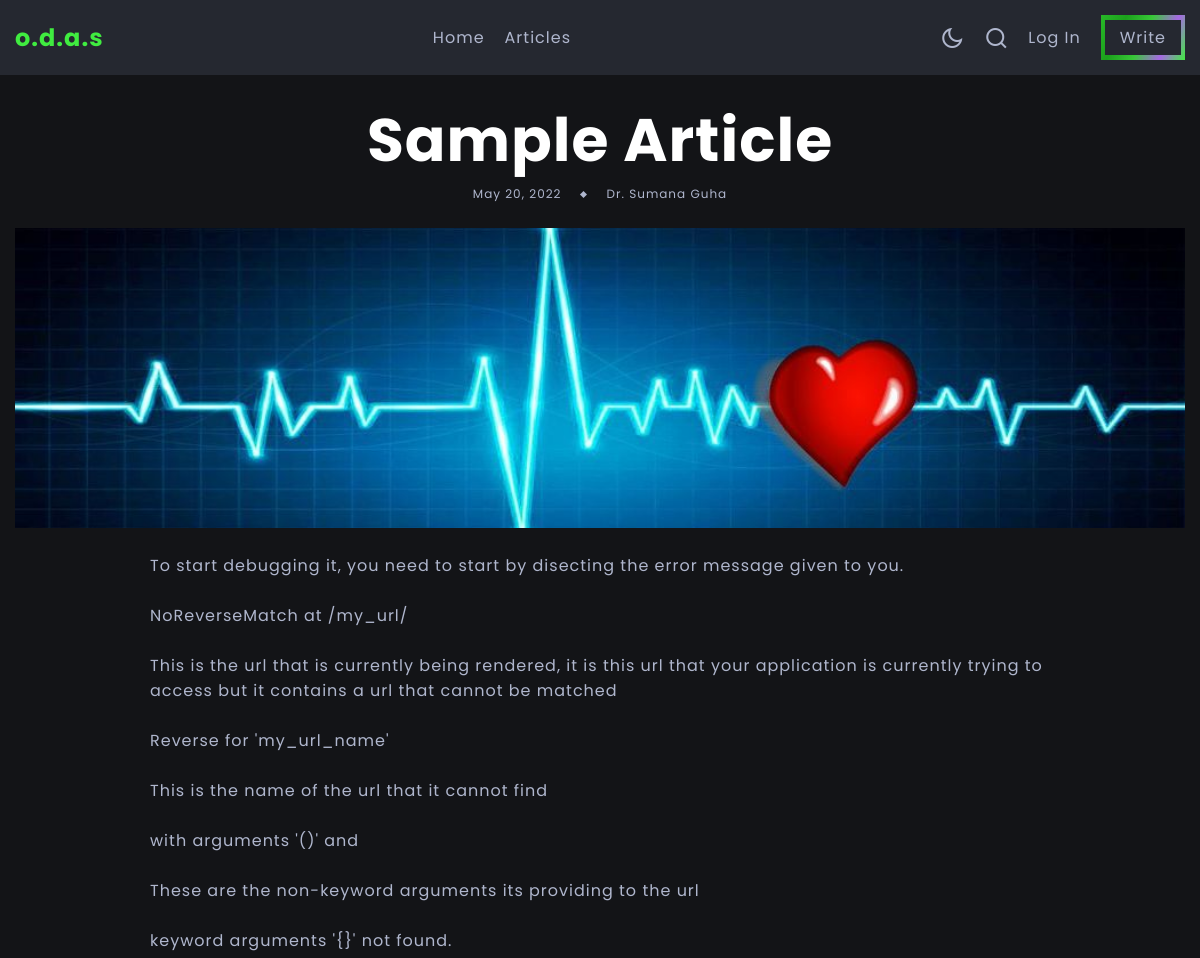
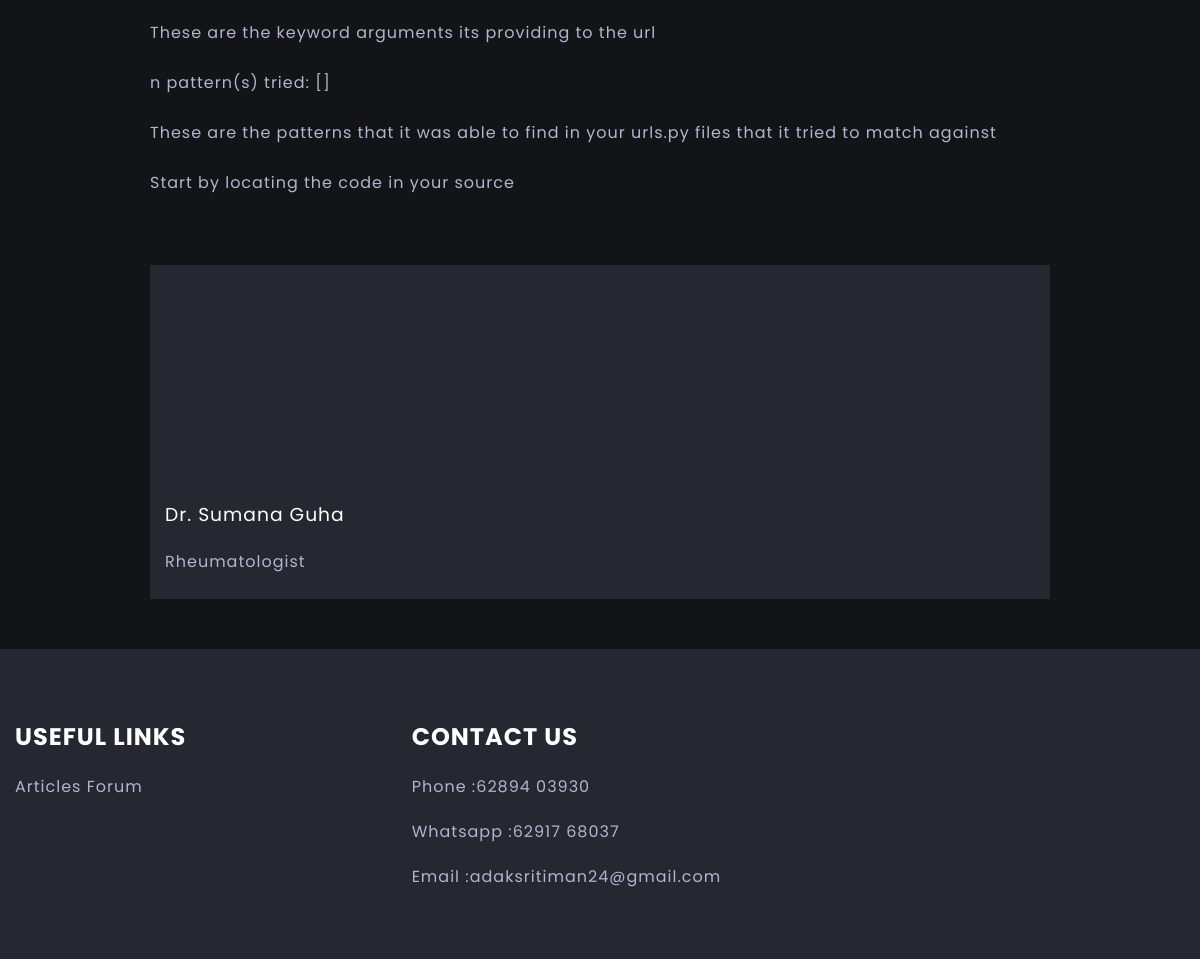
/articles/read/1, run on an earlier commit of the app's database (2 pictures, top to bottom).
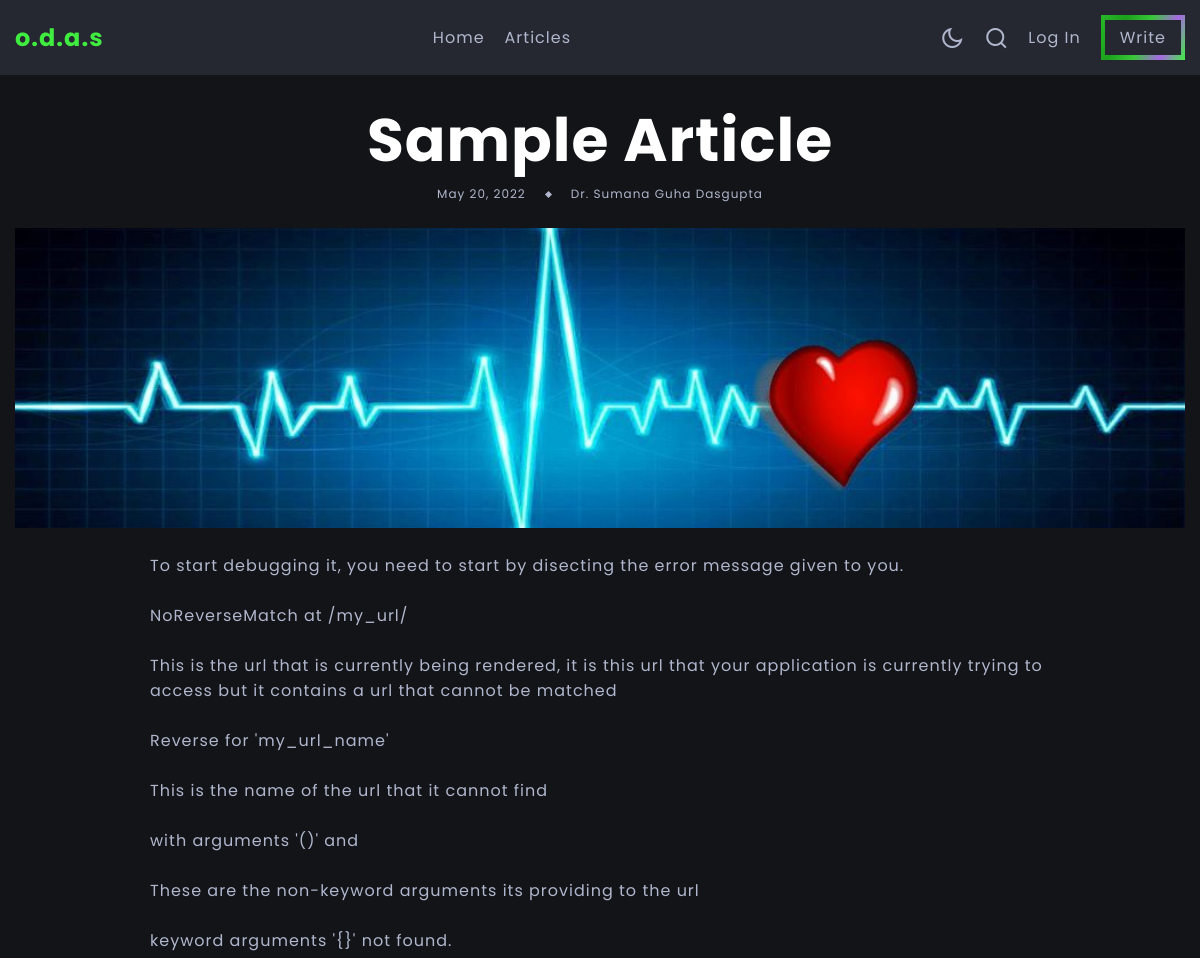
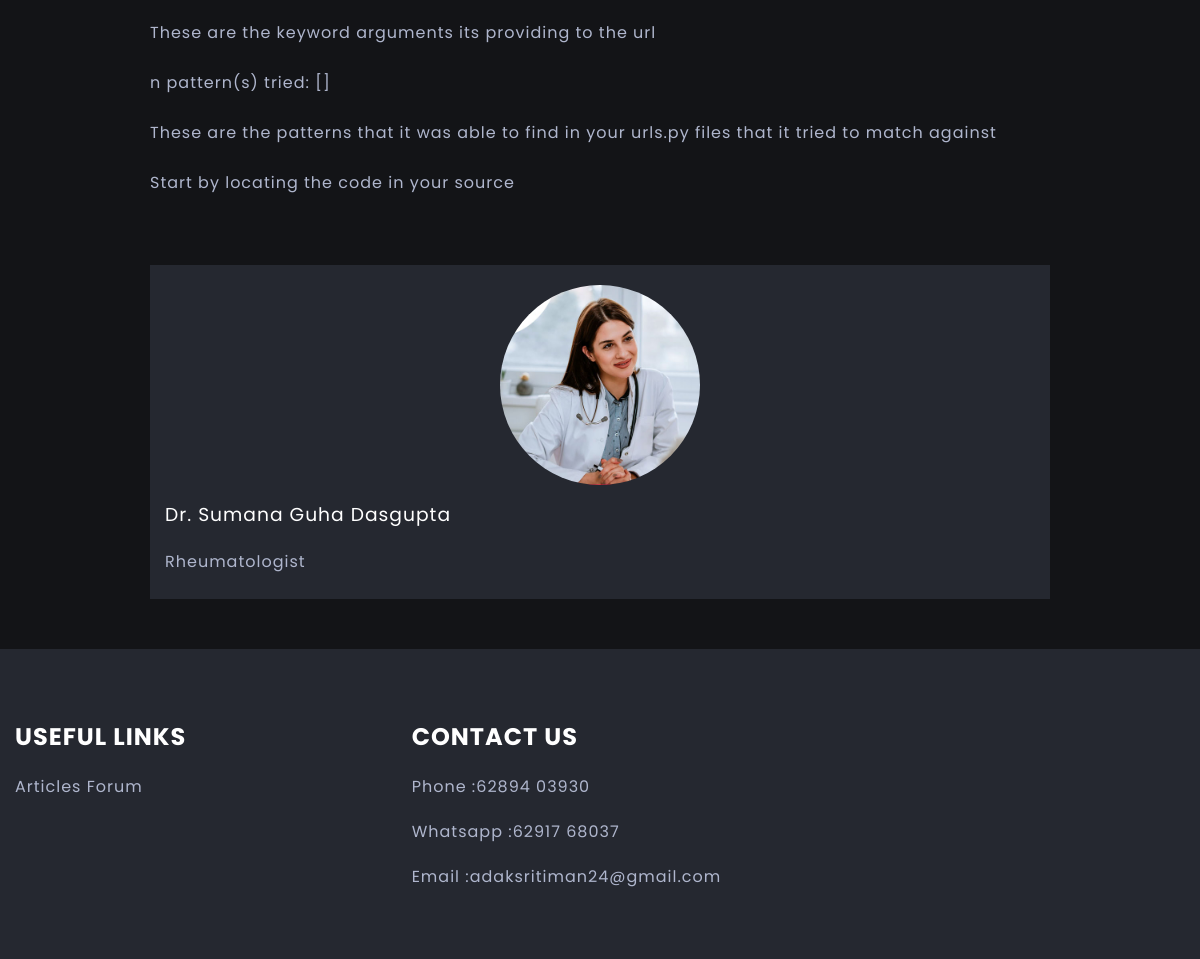
And on a later commit of the database (2 pictures, top to bottom).
### article/models.py (models this page shows, shortened)
class Article(models.Model):
    author = models.ForeignKey(Doctor, on_delete=models.CASCADE)
    title=models.CharField(max_length=100)
    upload_date=models.DateField(auto_now_add=True)
    image = models.ImageField(upload_to='blogs/%Y/%m/%d/', default='heart.jpg')
    blog=models.TextField(max_length=6500)

### accounts/models.py (models this page shows)
class Doctor(User):
    CHOICES = [
        ('Male','Male'),
        ('Female','Female'),
        ('Others','Others'),
    ]
    SPECIALITIES= [
        ('Podiatrist','Podiatrist'),
        ('General','General'),
        ('Pediatrician','Pediatrician'),
        ('Endocrinologist','Endocrinologist'),
        ('NeuroLogist','Neurologist'),
        ('Rheumatologist','Rheumatologist'),
        ('Alergist','Allergist'),
        ('Psychiatrist','Psychiatrist'),
    ]
    gender = models.CharField(null = False, max_length=8, choices=CHOICES)
    contact = models.CharField(max_length=12)
    dob = models.DateField()
    speciality = models.CharField(null=False, choices = SPECIALITIES, max_length=20)
    bio = models.TextField(null=True, max_length=800, blank=True)
    yoe = models.IntegerField()
    charge = models.DecimalField(decimal_places=2,max_digits=7, max_length = 10)
    paypal = models.EmailField(max_length=70, null = True, blank = True)
    img = models.ImageField(upload_to = "doctor_images/", null = True, blank = True)
    sun_start = models.TimeField(null=True, blank=True)
    sun_end = models.TimeField(null = True, blank=True)
    mon_start = models.TimeField(null = True, blank=True)
    mon_end = models.TimeField(null = True, blank=True)
    tue_start = models.TimeField(null = True, blank=True)
    tue_end = models.TimeField(null = True, blank=True)
    wed_start = models.TimeField(null = True, blank=True)
    wed_end = models.TimeField(null = True, blank=True)
    thu_start = models.TimeField(null = True, blank=True)
    thu_end = models.TimeField(null = True, blank=True)
    fri_start = models.TimeField(null = True, blank=True)
    fri_end = models.TimeField(null = True, blank=True)
    sat_start = models.TimeField(null = True, blank=True)
    sat_end = models.TimeField(null = True, blank=True)

### article/views.py (the view)
# urls.py: path('read/<int:id>', views.read, name='read_article'),
def read(request,id):
    article=Article.objects.get(pk=id)
    return render(request, 'article/blogpage.html', {'article':article})

### article/templates/article/blogpage.html (shortened to what this page needs)
{% extends 'article/base1.html' %}
{% block content %}
<section class="blog-post section-header-offset">
    <div class="blog-post-container container">
        <div class="blog-post-data">
            <h3 class="title blog-post-title">{{article.title}}</h3>
            <div class="article-data">
                <span>{{article.upload_date}}</span>
                <span class="article-data-spacer"></span>
                <span>Dr. {{article.author.first_name}} {{article.author.last_name}}</span>
            </div>
            <img src="{{article.image.url}}" alt="Couldn't load image">
        </div>
        <div class="container">
            <div>{{article.blog|linebreaksbr}}</div>
            <div class="author d-grid">
                <div class="author-image-box">
                    {% if article.author.img %}
                    <img src="{{article.author.img.url}}" alt="Couldn't load image">
                    {% endif %}
                </div>
                <div class="author-about">
                    <h3 class="author-name">Dr. {{article.author.first_name}} {{article.author.last_name}}</h3>
                    <p>{{article.author.speciality}}</p>
                </div>
            </div>
        </div>
    </div>
</section>
{% endblock content %}

What changed in the data, as far as the page shows it:
changed through a linked row, Article "Sample Article": author.last_name "Guha" → "Guha Dasgupta"; author.img: picture added
